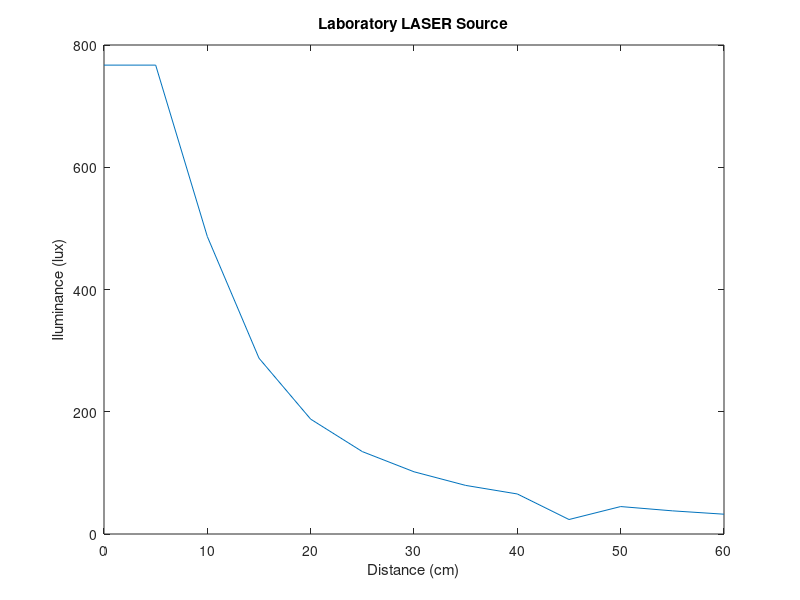
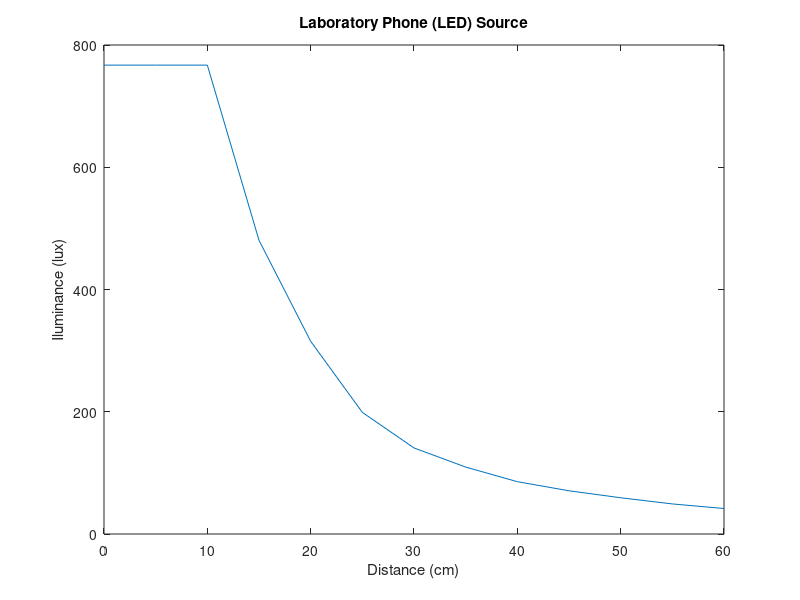
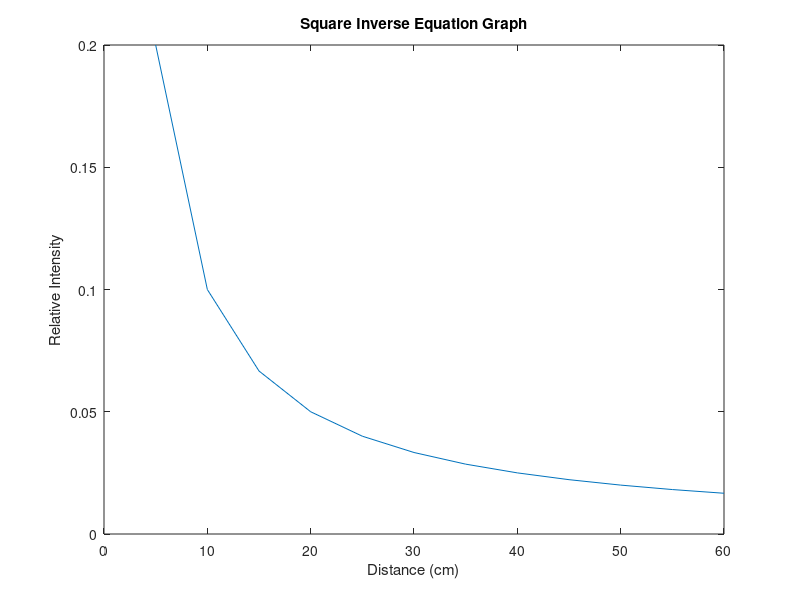

Reproduce these figures in MATLAB, in order.
clear all; close all hidden; clc;

D=[0 5 10 15 20 25 30 35 40 45 50 55 60];
Iluminancia=[767.1 767.1 486.6 287.6 187.9 134.8 101.8 79.5 65.5 23.7 44.9 37.9 32.4];
Iluminancia2=[767.1 767.1 767.1 480.5 315.3 199.0 140.8 109.5 85.6 70.7 59.3 49.2 41.7];
I=1./(D.^1);
E=I./(D.^2);

figure(1)
plot(D,Iluminancia); hold on;
title('Laboratory LASER Source');
ylabel('Iluminance (lux)'); xlabel('Distance (cm)'); 

figure(2)
plot(D,Iluminancia2); hold on;
title('Laboratory Phone (LED) Source');
ylabel('Iluminance (lux)'); xlabel('Distance (cm)');

figure(3)
plot(D,I); hold on;
title('Square Inverse Equation Graph');
ylabel('Relative Intensity'); xlabel('Distance (cm)');


